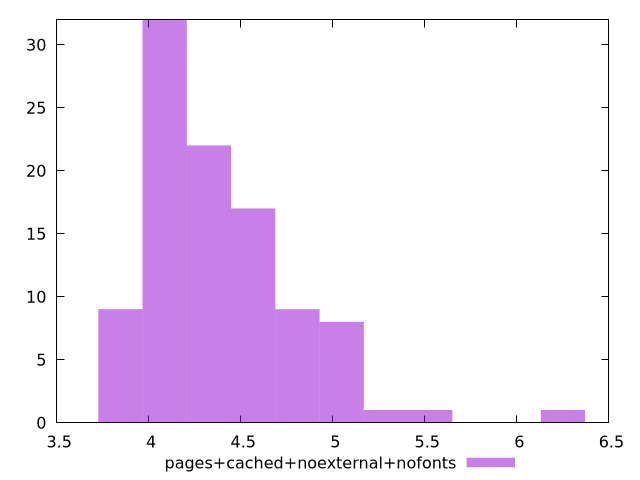

Source code (gnuplot):
$_pagesCachedNoexternalNofonts <<EOF
5.048457709555209 8
4.567652213407094 17
4.086846717258979 32
4.327249465333036 22
4.808054961481151 9
3.846443969184921 9
6.250471449925497 1
5.288860457629267 1
5.529263205703324 1
EOF
set key outside below
set terminal pngcairo
set output "report_00005_2020-11-02T22-26-11.212Z/network-server-latency/pages+cached+noexternal+nofonts//raw_hist.png"
set yrange [0:32]
set boxwidth 0.24040274807405757
set style fill transparent solid 0.5 noborder
plot $_pagesCachedNoexternalNofonts title "pages+cached+noexternal+nofonts" with boxes ,
